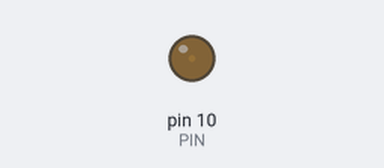
A sketch run on a simulated Arduino Uno, built with avr-gcc and run on an emulated ATmega328P. Parts: output pins drawn as LEDs (lit = HIGH).

Above: at 0.15 s.
At 13.56 s:
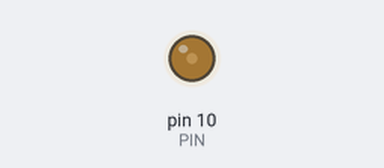
At 19.74 s:
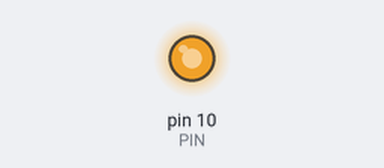
At 39.49 s:
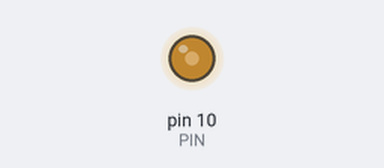
Timing chart, 0 to 40.0 s (numbered marks = the images above):
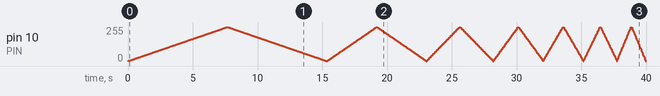

The sketch:

work2.ino
```cpp
/*----------------------------------------------------------------------
  課題2
  上のプログラムのようなアナログな点滅を繰り返すプログラムを作ってください。
  点滅回数に応じてLEDの点滅が早くなったり、遅くなったりするようにしてください。
  1回目　2回目　3回目　4回目　5回目　6回目　7回目　8回目　9回目　10回目...
  1倍速　2倍速　3倍速　4倍速　5倍速　4倍速　3倍速　2倍速　1倍速　2倍速...
  -----------------------------------------------------------------------*/

#define PIN 10
int value = 0;
int i = 1;
void setup() {
  pinMode(PIN, OUTPUT); //ピンを使うときに使用する「おまじない」
}

void loop() {
  for (i = 1; i <= 100; i++) {//刻みを1づつ上げる
    for (value = 0; value < 256; value += i ) { //Min 0~ Max 255までi刻みで出力を上げていく
      analogWrite(PIN, value );
      delay( 30 );
    }
    for (value = 255; value >= 0; value -= i ) { //Max 255~ Min 0までi刻みで出力を下げていく
      analogWrite(PIN, value );
      delay( 30 );
    }
  }
}
```
